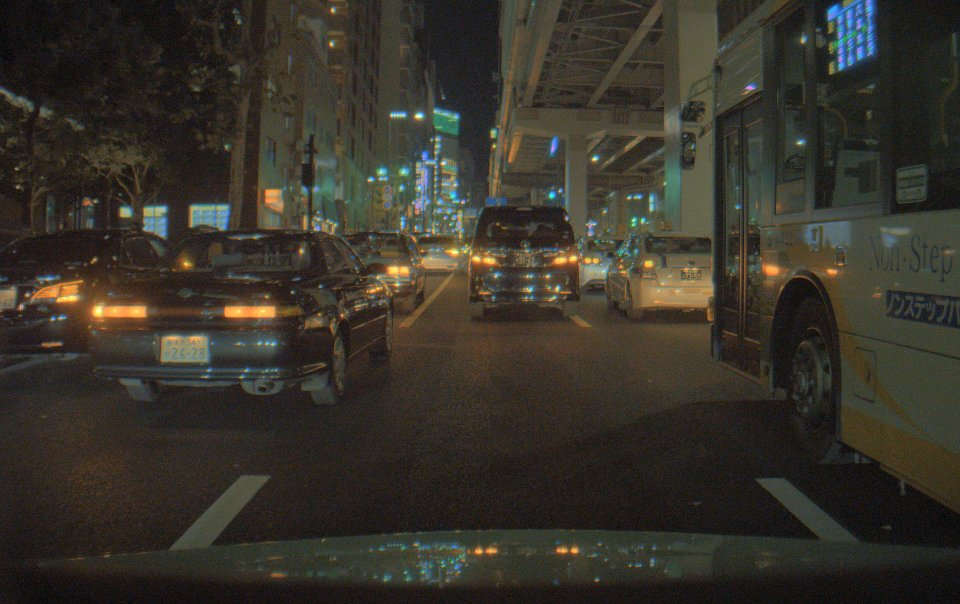
#> input picture nvidia_tao_tf1/core/processors/augment/test_data/pixel_removal/test_image.jpg, 960 x 604 px
$ python -i base_inferencer.py   (imports and definitions only)   (older library calls are emulated)
#> lines starting #> are read from the running program, lines starting #| are printed output that depends on the picture
# Copyright (c) 2023, NVIDIA CORPORATION.  All rights reserved.
#
# Licensed under the Apache License, Version 2.0 (the "License");
# you may not use this file except in compliance with the License.
# You may obtain a copy of the License at
#
#     http://www.apache.org/licenses/LICENSE-2.0
#
# Unless required by applicable law or agreed to in writing, software
# distributed under the License is distributed on an "AS IS" BASIS,
# WITHOUT WARRANTIES OR CONDITIONS OF ANY KIND, either express or implied.
# See the License for the specific language governing permissions and
# limitations under the License.

"""Simple inference handler for TLT trained DetectNet_v2 models."""

from __future__ import absolute_import
from __future__ import division
from __future__ import print_function

import logging
from addict import Dict

import numpy as np
from PIL import Image

from six.moves import range

logger = logging.getLogger(__name__)


class Inferencer(object):
    """Base inference handler for TLT generated models."""

    def __init__(self,
                 target_classes=None,
                 image_height=544,
                 image_width=960,
                 image_channels=3,
                 gpu_set=0,
                 batch_size=1):
        """Setting up init for the base inference module.

        Args:
            target_classes (list): List of target classes in order of the network output.
            image_height (int): Height of the image at inference.
            image_width (int): Width of the image under inference.
            gpu_set (int): Id of the GPU in which inference will be run.
            batch_size (int): Number of images per batch when inferred.
        """
        self.gpu_set = gpu_set
        self.batch_size = batch_size
        self.num_channels = None
        self.target_classes = target_classes
        self.image_height = image_height
        self.image_width = image_width
        self.num_channels = image_channels
        assert self.num_channels in [1, 3], (
            "Number of channels in the input: {}".format(self.num_channels)
        )

    def _set_input_output_nodes(self):
        """Set the input output nodes of the inferencer."""
        raise NotImplementedError("Implemented in the derived classes.")

    # [38 lines left out: functions network_init, infer_batch, predictions_to_dict, not called in this run]

    def input_preprocessing(self, image):
        """Pre processing an image before preparing the batch."""
        mdl_size = (self.image_width, self.image_height)
        im = image.resize(mdl_size, Image.ANTIALIAS)
        if self.num_channels == 1:
            logger.debug("Converting image from RGB to Grayscale")
            if im.mode in ('RGBA', 'LA') or (im.mode == 'P' and 'transparency' in im.info):
                bg_colour = (255, 255, 255)
                # Need to convert to RGBA if LA format due to a bug in PIL
                alpha = im.convert('RGBA').split()[-1]
                # Create a new background image of our matt color.
                # Must be RGBA because paste requires both images have the same format
                bg = Image.new("RGBA", im.size, bg_colour + (255,))
                bg.paste(im, mask=alpha)
            # Convert image to grayscale.
            im = im.convert('L')
            keras_input = np.asarray(im).astype(np.float32)
            keras_input = keras_input[:, :, np.newaxis]
        elif self.num_channels == 3:
            keras_input = np.asarray(im).astype(np.float32)
        else:
            raise NotImplementedError("Inference can only be run for 1 or 3 channels. "
                                      "Did you forget to run Inference.network_init(). "
                                      "Number of channels: {}".format(self.num_channels))
        keras_input = keras_input.transpose(2, 0, 1) / 255.0
        keras_input.shape = (1, ) + keras_input.shape
        return keras_input, im.size

    # [40 lines left out: function keras_output_map, not called in this run]

>>> import cv2
>>> picture = cv2.imread('../../../core/processors/augment/test_data/pixel_removal/test_image.jpg', cv2.IMREAD_GRAYSCALE)
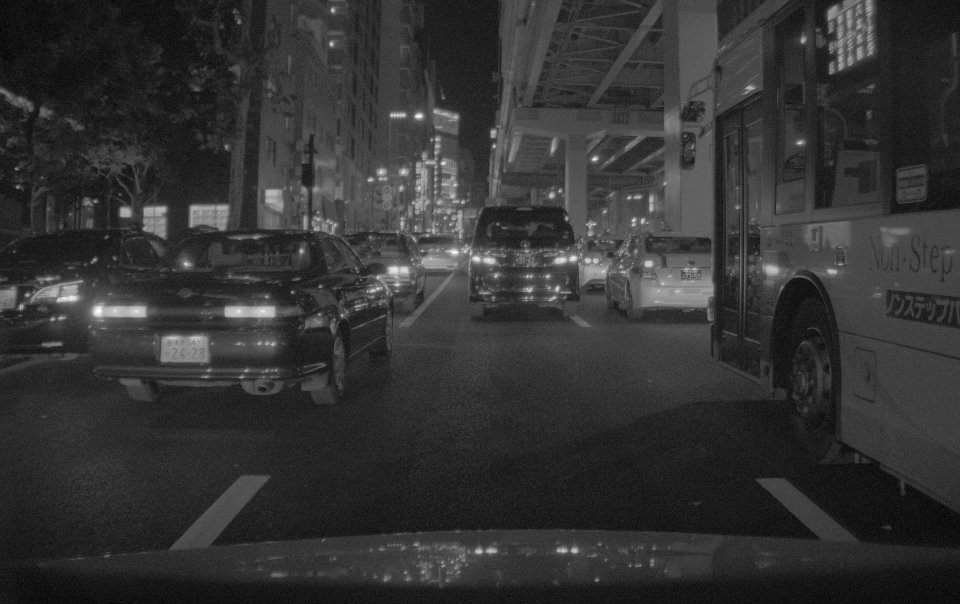
#> picture: shape (604, 960); min 0, max 255, mean 51.4
>>> result = Inferencer().input_preprocessing(picture)
#> (the run stopped early here; a loop or call above may not have finished)
